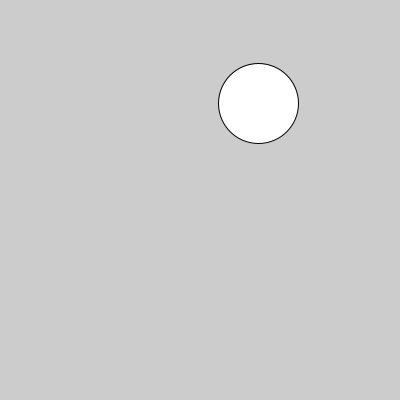
Frame 1 (no input)
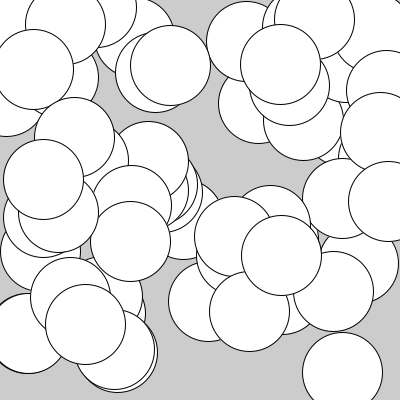
Frame 60 (the mouse pressed at the canvas centre just before this capture)
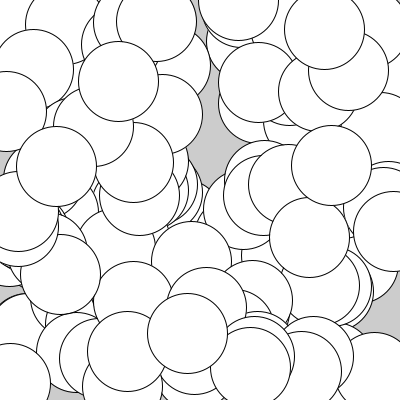
Frame 120 (the mouse held since frame 60 and released just before this capture)

The Processing sketch that drew these frames (run headless with seeded random() and noise(); from frame 60 on, the mouse is pressed at the canvas centre):

// Processing sketch: aula16_turno02_exe01
// ── aula16_turno02_exe01.pde
void setup(){ //random
size(400,400);
}
void draw(){
ellipse(random(0,400),random(0,400),80,80);
}
